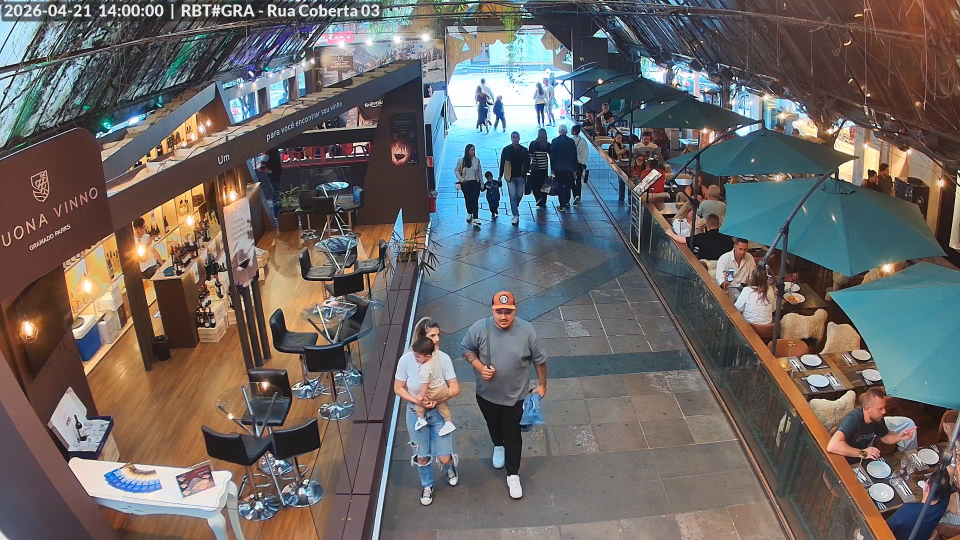
#> input picture data/person_count/images/staging/frame_000001.jpg, 1920 x 1080 px (shown at 1/2 size)
$ python -i camera_drift.py   (imports and definitions only)   (older library calls are emulated)
#> lines starting #> are read from the running program, lines starting #| are printed output that depends on the picture
"""Camera drift detector.

6.3 — Detects three types of camera degradation without any external reference:

  * illumination  — mean brightness drifts beyond ±40% of baseline
  * focus         — blur score drops below 50% of baseline (Laplacian variance)
  * position      — background mean-absolute-difference spikes, indicating the
                    camera was moved or its FOV changed

The detector establishes a baseline during a warmup period (first
WARMUP_FRAMES stable frames), then monitors each sampled frame against it.

All thresholds are relative to the baseline, so they adapt automatically to
different scenes (dark warehouse vs bright atrium).
"""

from __future__ import annotations

import os
from dataclasses import dataclass

import cv2
import numpy as np


def _env_float(key: str, default: float) -> float:
    raw = os.environ.get(key, "").strip()
    if not raw:
        return default
    try:
        return float(raw)
    except ValueError:
        return default


def _clamp_unit(v: float) -> float:
    return max(0.05, min(0.98, v))


def _clamp_mad_frac(v: float) -> float:
    """Scale for excess MAD vs baseline*frac; larger = less sensitive (crowded/dynamic BG)."""
    return max(0.04, min(3.0, v))


# ── Tunables ──────────────────────────────────────────────────────────────────

WARMUP_FRAMES: int = 90           # frames before baseline is locked
SAMPLE_EVERY:  int = 15           # check every N frames (≈ 2× per second at 30fps)

# Drift triggers relative to baseline
ILLUM_DRIFT_FRAC:    float = 0.40  # |brightness_now - baseline| / baseline
FOCUS_LOSS_FRAC:     float = 0.50  # blur_now < baseline * (1 - FOCUS_LOSS_FRAC)
# score = (mad - baseline_mad) / (baseline_mad * frac). Env CAM_DRIFT_POSITION_MAD_FRAC (default 0.12).
# Em ruas/crowds o score satura a 100% com frac=0.12; use 1.0–2.5 para fundos muito dinâmicos.
POSITION_MAD_FRAC: float = _clamp_mad_frac(
    _env_float("CAM_DRIFT_POSITION_MAD_FRAC", 0.12)
)
# Normalised position_score in [0, 1]; alert when >= this. Env: CAM_DRIFT_POSITION_THRESHOLD (default 0.45).
POSITION_ALERT_THRESHOLD: float = _clamp_unit(
    _env_float("CAM_DRIFT_POSITION_THRESHOLD", 0.45)
)
#> further down, picture is the input picture: shape (1080, 1920, 3); mean B, G, R 100.5, 102.1, 106.9

# EMA alpha for real-time metrics
_EMA: float = 0.12


@dataclass
class DriftState:
    level: str = "ok"          # "ok" | "illumination" | "focus" | "position"
    score: float = 0.0         # 0-1 severity
    reason: str = ""
    baseline_ready: bool = False
    # Raw metrics (latest)
    brightness: float = 0.0
    blur: float = 0.0
    bg_mad: float = 0.0        # mean-absolute-difference from reference background
    # Baselines
    baseline_brightness: float = 0.0
    baseline_blur: float = 0.0
    baseline_bg_mad: float = 0.0


class CameraDriftDetector:
    """Incrementally detects camera drift from a session-start baseline."""

    def __init__(self) -> None:
        self._state = DriftState()
        self._frame_count: int = 0
        self._warmup_brightness: list[float] = []
        self._warmup_blur: list[float] = []
        self._ref_frame: np.ndarray | None = None   # low-res grayscale reference
        # EMA of running metrics
        self._brightness_ema: float = 0.0
        self._blur_ema: float = 0.0
        self._bg_mad_ema: float = 0.0
        self._last_check: float = 0.0

    # ── Public API ─────────────────────────────────────────────────────────────

    def update(self, frame: np.ndarray) -> DriftState:
        """Process one frame and return the current drift state."""
        self._frame_count += 1

        # Downsample once for all metrics
        small = cv2.resize(frame, (160, 90))
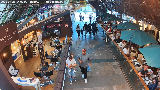
#> small: shape (90, 160, 3); mean B, G, R 100.4, 102.1, 106.9
        gray  = cv2.cvtColor(small, cv2.COLOR_BGR2GRAY)
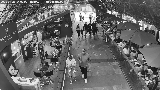
#> gray: shape (90, 160); min 5, max 255, mean 103.3

        brightness = float(gray.mean())
#> brightness = 103.3
        blur       = float(cv2.Laplacian(gray, cv2.CV_64F).var())
#> blur = 16889.9

        # Update EMAs
        if self._brightness_ema <= 0:
            self._brightness_ema = brightness
#> self._brightness_ema = 103.3
        else:
            self._brightness_ema = _EMA * brightness + (1 - _EMA) * self._brightness_ema

        if self._blur_ema <= 0:
            self._blur_ema = blur
#> self._blur_ema = 16889.9
        else:
            self._blur_ema = _EMA * blur + (1 - _EMA) * self._blur_ema

        self._state.brightness = self._brightness_ema
        self._state.blur       = self._blur_ema

        # Background difference
        if self._ref_frame is not None:
            mad = float(np.abs(gray.astype(np.float32) - self._ref_frame).mean())
            if self._bg_mad_ema <= 0:
                self._bg_mad_ema = mad
            else:
                self._bg_mad_ema = _EMA * mad + (1 - _EMA) * self._bg_mad_ema
            self._state.bg_mad = self._bg_mad_ema

        # ── Warmup phase ──────────────────────────────────────────────────────
        if not self._state.baseline_ready:
            self._warmup_brightness.append(brightness)
            self._warmup_blur.append(blur)
            if self._frame_count == WARMUP_FRAMES // 2:
                # Lock reference background at the midpoint
                self._ref_frame = gray.astype(np.float32)
            if self._frame_count >= WARMUP_FRAMES:
                self._state.baseline_brightness = float(np.median(self._warmup_brightness))
                self._state.baseline_blur       = float(np.median(self._warmup_blur))
                self._state.baseline_bg_mad     = self._bg_mad_ema
                self._state.baseline_ready      = True
            return self._state

        # ── Detection phase (sample every N frames) ───────────────────────────
        if self._frame_count % SAMPLE_EVERY != 0:
            return self._state

        self._detect()
        return self._state

    def reset_baseline(self) -> None:
        """Force re-learn of baseline (call after intentional camera move)."""
        self.__init__()

    @property
    def state(self) -> DriftState:
        return self._state

    # ── Internal ───────────────────────────────────────────────────────────────

    # [49 lines left out: function _detect, not called in this run]

>>> import cv2
>>> picture = cv2.imread('../data/person_count/images/staging/frame_000001.jpg')
>>> result = CameraDriftDetector().update(picture)

$ run again, on data/person_count/images/staging/frame_000002.jpg
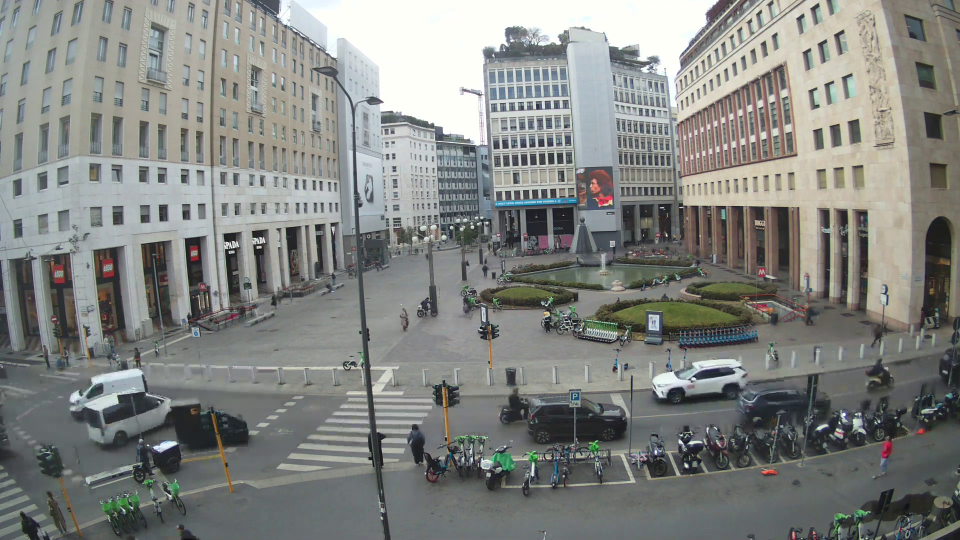
#> input picture data/person_count/images/staging/frame_000002.jpg, 1920 x 1080 px (shown at 1/2 size)
#> picture is the input picture: shape (1080, 1920, 3); mean B, G, R 129, 132.4, 130.3
#> in update, `small = cv2.resize(frame, (160, 90))`:
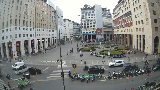
#> small: shape (90, 160, 3); mean B, G, R 129.1, 132.5, 130.3
#> in update, `gray  = cv2.cvtColor(small, cv2.COLOR_BGR2GRAY)`:
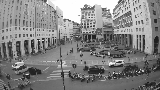
#> gray: shape (90, 160); min 23, max 255, mean 131.5
#> brightness = 131.5
#> blur = 9562.3
#> self._brightness_ema = 131.5
#> self._blur_ema = 9562.3

$ run again, on data/person_count/images/staging/frame_000003.jpg
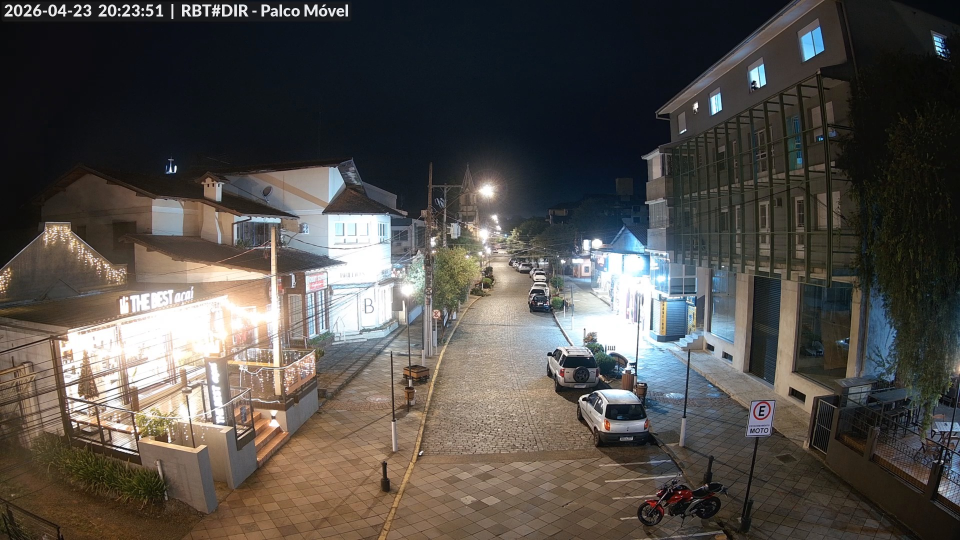
#> input picture data/person_count/images/staging/frame_000003.jpg, 1920 x 1080 px (shown at 1/2 size)
#> picture is the input picture: shape (1080, 1920, 3); mean B, G, R 73.2, 77.2, 81.2
#> in update, `small = cv2.resize(frame, (160, 90))`:
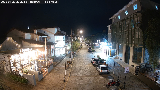
#> small: shape (90, 160, 3); mean B, G, R 73, 77.1, 81.1
#> in update, `gray  = cv2.cvtColor(small, cv2.COLOR_BGR2GRAY)`:
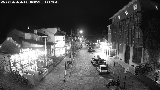
#> gray: shape (90, 160); min 4, max 255, mean 77.8
#> brightness = 77.78
#> blur = 7870.2
#> self._brightness_ema = 77.78
#> self._blur_ema = 7870.2
